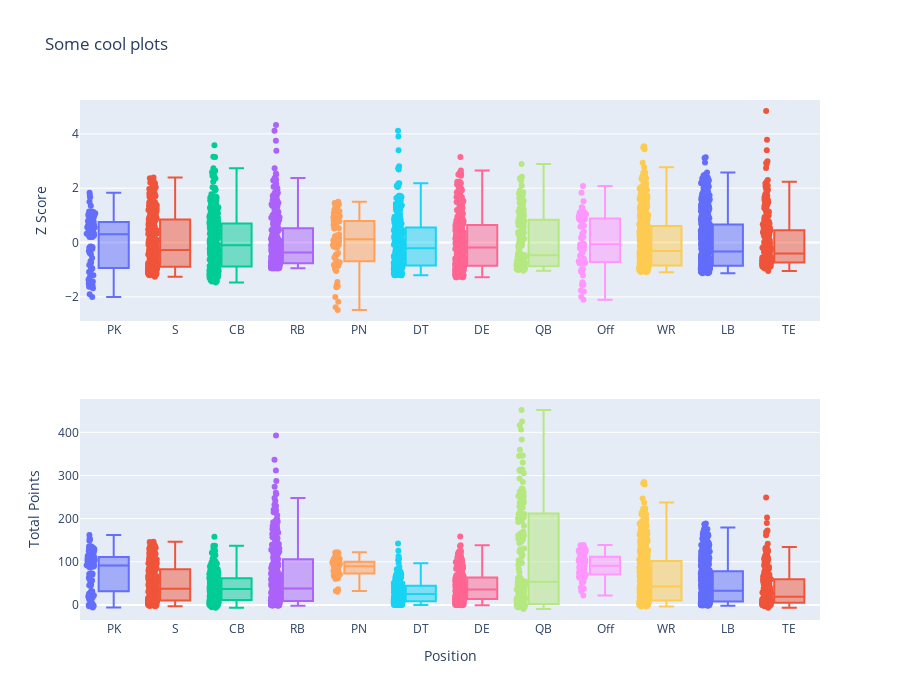

Write notebook code for a chart like this one.
### Code cell
import plotly.graph_objects as go
from plotly.subplots import make_subplots

fig = make_subplots(rows=2, cols=1, shared_xaxes=False)

# update xaxis properties
fig.update_xaxes(title_text="Position", row=2, col=1)

# update yaxis properties
fig.update_yaxes(title_text="Z Score", row=1, col=1)
fig.update_yaxes(title_text="Total Points", row=2, col=1)

n_data = len(zscores.data)
for i in range(n_data):
    b = zscores.data[i]
    b.showlegend = False
    fig.add_trace(b, row=1, col=1)

for i in range(n_data):
    b = all_points.data[i]
    b.showlegend = False
    fig.add_trace(b, row=2, col=1)
    
fig.update_layout(title_text="Some cool plots", height=700)

fig.show()

### Figure 1 — Plotly figure (JSON) as saved in the notebook; plotly's stock layout.template omitted (floating-point values rounded to 4 significant figures; data arrays with more than 128 entries replaced by an {"elided": "..."} marker saying what was removed)
{"data": [{"alignmentgroup": "True", "boxpoints": "all", "customdata": {"elided": "85x5 mixed values"}, "hovertemplate": "position=%{x}<br>foo=%{y}<br>player_name=%{customdata[0]}<br>total_points=%{customdata[1]}<br>average_points=%{customdata[2]}<br>age=%{customdata[3]}<br>experience_years=%{customdata[4]}<extra></extra>", "legendgroup": "PK", "marker": {"color": "#636efa"}, "name": "PK", "notched": false, "offsetgroup": "PK", "orientation": "v", "showlegend": false, "type": "box", "x": ["PK", "PK", "PK", "PK", "PK", "PK", "PK", "PK", "PK", "PK", "PK", "PK", "PK", "PK", "PK", "PK", "PK", "PK", "PK", "PK", "PK", "PK", "PK", "PK", "PK", "PK", "PK", "PK", "PK", "PK", "PK", "PK", "PK", "PK", "PK", "PK", "PK", "PK", "PK", "PK", "PK", "PK", "PK", "PK", "PK", "PK", "PK", "PK", "PK", "PK", "PK", "PK", "PK", "PK", "PK", "PK", "PK", "PK", "PK", "PK", "PK", "PK", "PK", "PK", "PK", "PK", "PK", "PK", "PK", "PK", "PK", "PK", "PK", "PK", "PK", "PK", "PK", "PK", "PK", "PK", "PK", "PK", "PK", "PK", "PK"], "x0": " ", "xaxis": "x", "y": [1.832, 1.749, 1.35, 1.138, 1.032, 0.9483, 0.8877, 0.8169, 0.7917, 0.7462, 0.7412, 0.625, 0.6149, 0.5543, 0.4532, 0.3977, 0.3573, 0.327, 0.3067, 0.2638, 0.2588, 0.2588, 0.2007, -0.1428, -0.1555, -0.1706, -0.1858, -0.2363, -0.5646, -0.7338, -0.8248, -0.8576, -1.201, -1.436, -1.502, -1.514, -1.603, -1.62, -1.901, -2.002, 1.669, 1.502, 1.143, 1.139, 1.133, 1.109, 1.077, 1.025, 0.9773, 0.9494, 0.8397, 0.7819, 0.6941, 0.6482, 0.6383, 0.6064, 0.5744, 0.5685, 0.5545, 0.4468, 0.4129, 0.379, 0.3371, 0.3291, 0.2294, 0.2095, 0.2055, -0.3131, -0.3849, -0.4347, -0.69, -0.9274, -0.9553, -1.005, -1.047, -1.085, -1.193, -1.292, -1.37, -1.492, -1.522, -1.558, -1.603, -1.623, -1.683], "y0": " ", "yaxis": "y"}, {"alignmentgroup": "True", "boxpoints": "all", "customdata": {"elided": "311x5 mixed values"}, "hovertemplate": "position=%{x}<br>foo=%{y}<br>player_name=%{customdata[0]}<br>total_points=%{customdata[1]}<br>average_points=%{customdata[2]}<br>age=%{customdata[3]}<br>experience_years=%{customdata[4]}<extra></extra>", "legendgroup": "S", "marker": {"color": "#EF553B"}, "name": "S", "notched": false, "offsetgroup": "S", "orientation": "v", "showlegend": false, "type": "box", "x": {"elided": "311 str values"}, "x0": " ", "xaxis": "x", "y": {"elided": "311 float values"}, "y0": " ", "yaxis": "y"}, {"alignmentgroup": "True", "boxpoints": "all", "customdata": {"elided": "415x5 mixed values"}, "hovertemplate": "position=%{x}<br>foo=%{y}<br>player_name=%{customdata[0]}<br>total_points=%{customdata[1]}<br>average_points=%{customdata[2]}<br>age=%{customdata[3]}<br>experience_years=%{customdata[4]}<extra></extra>", "legendgroup": "CB", "marker": {"color": "#00cc96"}, "name": "CB", "notched": false, "offsetgroup": "CB", "orientation": "v", "showlegend": false, "type": "box", "x": {"elided": "415 str values"}, "x0": " ", "xaxis": "x", "y": {"elided": "415 float values"}, "y0": " ", "yaxis": "y"}, {"alignmentgroup": "True", "boxpoints": "all", "customdata": {"elided": "321x5 mixed values"}, "hovertemplate": "position=%{x}<br>foo=%{y}<br>player_name=%{customdata[0]}<br>total_points=%{customdata[1]}<br>average_points=%{customdata[2]}<br>age=%{customdata[3]}<br>experience_years=%{customdata[4]}<extra></extra>", "legendgroup": "RB", "marker": {"color": "#ab63fa"}, "name": "RB", "notched": false, "offsetgroup": "RB", "orientation": "v", "showlegend": false, "type": "box", "x": {"elided": "321 str values"}, "x0": " ", "xaxis": "x", "y": {"elided": "321 float values"}, "y0": " ", "yaxis": "y"}, {"alignmentgroup": "True", "boxpoints": "all", "customdata": {"elided": "64x5 mixed values"}, "hovertemplate": "position=%{x}<br>foo=%{y}<br>player_name=%{customdata[0]}<br>total_points=%{customdata[1]}<br>average_points=%{customdata[2]}<br>age=%{customdata[3]}<br>experience_years=%{customdata[4]}<extra></extra>", "legendgroup": "PN", "marker": {"color": "#FFA15A"}, "name": "PN", "notched": false, "offsetgroup": "PN", "orientation": "v", "showlegend": false, "type": "box", "x": ["PN", "PN", "PN", "PN", "PN", "PN", "PN", "PN", "PN", "PN", "PN", "PN", "PN", "PN", "PN", "PN", "PN", "PN", "PN", "PN", "PN", "PN", "PN", "PN", "PN", "PN", "PN", "PN", "PN", "PN", "PN", "PN", "PN", "PN", "PN", "PN", "PN", "PN", "PN", "PN", "PN", "PN", "PN", "PN", "PN", "PN", "PN", "PN", "PN", "PN", "PN", "PN", "PN", "PN", "PN", "PN", "PN", "PN", "PN", "PN", "PN", "PN", "PN", "PN"], "x0": " ", "xaxis": "x", "y": [1.503, 1.458, 1.409, 1.357, 0.9702, 0.9192, 0.793, 0.7793, 0.738, 0.6502, 0.5889, 0.5201, 0.2437, 0.2219, 0.1817, 0.1594, -0.08548, -0.1262, -0.1457, -0.1778, -0.3837, -0.4479, -0.8436, -0.968, -1.045, -1.449, -1.572, -1.595, -1.646, -2.006, 1.317, 1.307, 1.215, 1.149, 1.09, 1.083, 0.9322, 0.8679, 0.8611, 0.7953, 0.7875, 0.599, 0.529, 0.2919, 0.2569, 0.1619, 0.08093, 0.03445, -0.08044, -0.08462, -0.0888, -0.1358, -0.1823, -0.4418, -0.5541, -0.6476, -0.727, -0.8016, -0.8272, -0.8638, -0.8815, -2.179, -2.383, -2.481], "y0": " ", "yaxis": "y"}, {"alignmentgroup": "True", "boxpoints": "all", "customdata": {"elided": "270x5 mixed values"}, "hovertemplate": "position=%{x}<br>foo=%{y}<br>player_name=%{customdata[0]}<br>total_points=%{customdata[1]}<br>average_points=%{customdata[2]}<br>age=%{customdata[3]}<br>experience_years=%{customdata[4]}<extra></extra>", "legendgroup": "DT", "marker": {"color": "#19d3f3"}, "name": "DT", "notched": false, "offsetgroup": "DT", "orientation": "v", "showlegend": false, "type": "box", "x": {"elided": "270 str values"}, "x0": " ", "xaxis": "x", "y": {"elided": "270 float values"}, "y0": " ", "yaxis": "y"}, {"alignmentgroup": "True", "boxpoints": "all", "customdata": {"elided": "305x5 mixed values"}, "hovertemplate": "position=%{x}<br>foo=%{y}<br>player_name=%{customdata[0]}<br>total_points=%{customdata[1]}<br>average_points=%{customdata[2]}<br>age=%{customdata[3]}<br>experience_years=%{customdata[4]}<extra></extra>", "legendgroup": "DE", "marker": {"color": "#FF6692"}, "name": "DE", "notched": false, "offsetgroup": "DE", "orientation": "v", "showlegend": false, "type": "box", "x": {"elided": "305 str values"}, "x0": " ", "xaxis": "x", "y": {"elided": "305 float values"}, "y0": " ", "yaxis": "y"}, {"alignmentgroup": "True", "boxpoints": "all", "customdata": {"elided": "151x5 mixed values"}, "hovertemplate": "position=%{x}<br>foo=%{y}<br>player_name=%{customdata[0]}<br>total_points=%{customdata[1]}<br>average_points=%{customdata[2]}<br>age=%{customdata[3]}<br>experience_years=%{customdata[4]}<extra></extra>", "legendgroup": "QB", "marker": {"color": "#B6E880"}, "name": "QB", "notched": false, "offsetgroup": "QB", "orientation": "v", "showlegend": false, "type": "box", "x": {"elided": "151 str values"}, "x0": " ", "xaxis": "x", "y": {"elided": "151 float values"}, "y0": " ", "yaxis": "y"}, {"alignmentgroup": "True", "boxpoints": "all", "customdata": {"elided": "64x5 mixed values"}, "hovertemplate": "position=%{x}<br>foo=%{y}<br>player_name=%{customdata[0]}<br>total_points=%{customdata[1]}<br>average_points=%{customdata[2]}<br>age=%{customdata[3]}<br>experience_years=%{customdata[4]}<extra></extra>", "legendgroup": "Off", "marker": {"color": "#FF97FF"}, "name": "Off", "notched": false, "offsetgroup": "Off", "orientation": "v", "showlegend": false, "type": "box", "x": ["Off", "Off", "Off", "Off", "Off", "Off", "Off", "Off", "Off", "Off", "Off", "Off", "Off", "Off", "Off", "Off", "Off", "Off", "Off", "Off", "Off", "Off", "Off", "Off", "Off", "Off", "Off", "Off", "Off", "Off", "Off", "Off", "Off", "Off", "Off", "Off", "Off", "Off", "Off", "Off", "Off", "Off", "Off", "Off", "Off", "Off", "Off", "Off", "Off", "Off", "Off", "Off", "Off", "Off", "Off", "Off", "Off", "Off", "Off", "Off", "Off", "Off", "Off", "Off"], "x0": " ", "xaxis": "x", "y": [2.084, 1.833, 1.139, 1.096, 0.9702, 0.9307, 0.8876, 0.8588, 0.8409, 0.733, 0.6144, 0.5785, 0.3952, 0.3233, 0.1796, -0.1439, -0.205, -0.2517, -0.2804, -0.3739, -0.3775, -0.5679, -0.5931, -0.6183, -0.665, -0.7512, -0.762, -0.9812, -1.463, -1.563, -1.761, -2.106, 1.522, 1.299, 1.266, 1.153, 1.104, 1.084, 1.043, 0.9097, 0.8854, 0.8773, 0.8692, 0.853, 0.7801, 0.2167, 0.1519, -0.03863, -0.05484, -0.07105, -0.217, -0.4844, -0.5939, -0.6871, -0.6911, -0.7398, -0.7722, -0.9748, -1.056, -1.092, -1.21, -1.542, -1.798, -1.992], "y0": " ", "yaxis": "y"}, {"alignmentgroup": "True", "boxpoints": "all", "customdata": {"elided": "455x5 mixed values"}, "hovertemplate": "position=%{x}<br>foo=%{y}<br>player_name=%{customdata[0]}<br>total_points=%{customdata[1]}<br>average_points=%{customdata[2]}<br>age=%{customdata[3]}<br>experience_years=%{customdata[4]}<extra></extra>", "legendgroup": "WR", "marker": {"color": "#FECB52"}, "name": "WR", "notched": false, "offsetgroup": "WR", "orientation": "v", "showlegend": false, "type": "box", "x": {"elided": "455 str values"}, "x0": " ", "xaxis": "x", "y": {"elided": "455 float values"}, "y0": " ", "yaxis": "y"}, {"alignmentgroup": "True", "boxpoints": "all", "customdata": {"elided": "493x5 mixed values"}, "hovertemplate": "position=%{x}<br>foo=%{y}<br>player_name=%{customdata[0]}<br>total_points=%{customdata[1]}<br>average_points=%{customdata[2]}<br>age=%{customdata[3]}<br>experience_years=%{customdata[4]}<extra></extra>", "legendgroup": "LB", "marker": {"color": "#636efa"}, "name": "LB", "notched": false, "offsetgroup": "LB", "orientation": "v", "showlegend": false, "type": "box", "x": {"elided": "493 str values"}, "x0": " ", "xaxis": "x", "y": {"elided": "493 float values"}, "y0": " ", "yaxis": "y"}, {"alignmentgroup": "True", "boxpoints": "all", "customdata": {"elided": "244x5 mixed values"}, "hovertemplate": "position=%{x}<br>foo=%{y}<br>player_name=%{customdata[0]}<br>total_points=%{customdata[1]}<br>average_points=%{customdata[2]}<br>age=%{customdata[3]}<br>experience_years=%{customdata[4]}<extra></extra>", "legendgroup": "TE", "marker": {"color": "#EF553B"}, "name": "TE", "notched": false, "offsetgroup": "TE", "orientation": "v", "showlegend": false, "type": "box", "x": {"elided": "244 str values"}, "x0": " ", "xaxis": "x", "y": {"elided": "244 float values"}, "y0": " ", "yaxis": "y"}, {"alignmentgroup": "True", "boxpoints": "all", "customdata": {"elided": "85x5 mixed values"}, "hovertemplate": "position=%{x}<br>total_points=%{y}<br>player_name=%{customdata[0]}<br>foo2=%{customdata[1]}<br>average_points=%{customdata[2]}<br>age=%{customdata[3]}<br>experience_years=%{customdata[4]}<extra></extra>", "legendgroup": "PK", "marker": {"color": "#636efa"}, "name": "PK", "notched": false, "offsetgroup": "PK", "orientation": "v", "showlegend": false, "type": "box", "x": ["PK", "PK", "PK", "PK", "PK", "PK", "PK", "PK", "PK", "PK", "PK", "PK", "PK", "PK", "PK", "PK", "PK", "PK", "PK", "PK", "PK", "PK", "PK", "PK", "PK", "PK", "PK", "PK", "PK", "PK", "PK", "PK", "PK", "PK", "PK", "PK", "PK", "PK", "PK", "PK", "PK", "PK", "PK", "PK", "PK", "PK", "PK", "PK", "PK", "PK", "PK", "PK", "PK", "PK", "PK", "PK", "PK", "PK", "PK", "PK", "PK", "PK", "PK", "PK", "PK", "PK", "PK", "PK", "PK", "PK", "PK", "PK", "PK", "PK", "PK", "PK", "PK", "PK", "PK", "PK", "PK", "PK", "PK", "PK", "PK"], "x0": " ", "xaxis": "x2", "y": [151.8, 148.5, 132.7, 124.3, 120.1, 116.8, 114.4, 111.6, 110.6, 108.8, 108.6, 104, 103.6, 101.2, 97.2, 95, 93.4, 92.2, 91.4, 89.7, 89.5, 89.5, 87.2, 73.6, 73.1, 72.5, 71.9, 69.9, 56.9, 50.2, 46.6, 45.3, 31.7, 22.4, 19.8, 19.3, 15.8, 15.1, 4, 0, 162.1, 153.7, 135.7, 135.5, 135.2, 134, 132.4, 129.8, 127.4, 126, 120.5, 117.6, 113.2, 110.9, 110.4, 108.8, 107.2, 106.9, 106.2, 100.8, 99.1, 97.4, 95.3, 94.9, 89.9, 88.9, 88.7, 62.7, 59.1, 56.6, 43.8, 31.9, 30.5, 28, 25.9, 24, 18.6, 13.6, 9.7, 3.6, 2.1, 0.3, -2, -3, -6], "y0": " ", "yaxis": "y2"}, {"alignmentgroup": "True", "boxpoints": "all", "customdata": {"elided": "311x5 mixed values"}, "hovertemplate": "position=%{x}<br>total_points=%{y}<br>player_name=%{customdata[0]}<br>foo2=%{customdata[1]}<br>average_points=%{customdata[2]}<br>age=%{customdata[3]}<br>experience_years=%{customdata[4]}<extra></extra>", "legendgroup": "S", "marker": {"color": "#EF553B"}, "name": "S", "notched": false, "offsetgroup": "S", "orientation": "v", "showlegend": false, "type": "box", "x": {"elided": "311 str values"}, "x0": " ", "xaxis": "x2", "y": {"elided": "311 float values"}, "y0": " ", "yaxis": "y2"}, {"alignmentgroup": "True", "boxpoints": "all", "customdata": {"elided": "415x5 mixed values"}, "hovertemplate": "position=%{x}<br>total_points=%{y}<br>player_name=%{customdata[0]}<br>foo2=%{customdata[1]}<br>average_points=%{customdata[2]}<br>age=%{customdata[3]}<br>experience_years=%{customdata[4]}<extra></extra>", "legendgroup": "CB", "marker": {"color": "#00cc96"}, "name": "CB", "notched": false, "offsetgroup": "CB", "orientation": "v", "showlegend": false, "type": "box", "x": {"elided": "415 str values"}, "x0": " ", "xaxis": "x2", "y": {"elided": "415 float values"}, "y0": " ", "yaxis": "y2"}, {"alignmentgroup": "True", "boxpoints": "all", "customdata": {"elided": "321x5 mixed values"}, "hovertemplate": "position=%{x}<br>total_points=%{y}<br>player_name=%{customdata[0]}<br>foo2=%{customdata[1]}<br>average_points=%{customdata[2]}<br>age=%{customdata[3]}<br>experience_years=%{customdata[4]}<extra></extra>", "legendgroup": "RB", "marker": {"color": "#ab63fa"}, "name": "RB", "notched": false, "offsetgroup": "RB", "orientation": "v", "showlegend": false, "type": "box", "x": {"elided": "321 str values"}, "x0": " ", "xaxis": "x2", "y": {"elided": "321 float values"}, "y0": " ", "yaxis": "y2"}, {"alignmentgroup": "True", "boxpoints": "all", "customdata": {"elided": "64x5 mixed values"}, "hovertemplate": "position=%{x}<br>total_points=%{y}<br>player_name=%{customdata[0]}<br>foo2=%{customdata[1]}<br>average_points=%{customdata[2]}<br>age=%{customdata[3]}<br>experience_years=%{customdata[4]}<extra></extra>", "legendgroup": "PN", "marker": {"color": "#FFA15A"}, "name": "PN", "notched": false, "offsetgroup": "PN", "orientation": "v", "showlegend": false, "type": "box", "x": ["PN", "PN", "PN", "PN", "PN", "PN", "PN", "PN", "PN", "PN", "PN", "PN", "PN", "PN", "PN", "PN", "PN", "PN", "PN", "PN", "PN", "PN", "PN", "PN", "PN", "PN", "PN", "PN", "PN", "PN", "PN", "PN", "PN", "PN", "PN", "PN", "PN", "PN", "PN", "PN", "PN", "PN", "PN", "PN", "PN", "PN", "PN", "PN", "PN", "PN", "PN", "PN", "PN", "PN", "PN", "PN", "PN", "PN", "PN", "PN", "PN", "PN", "PN", "PN"], "x0": " ", "xaxis": "x2", "y": [122.1, 121.3, 120.5, 119.5, 112.8, 111.9, 109.7, 109.5, 108.8, 107.2, 106.2, 105.0, 100.1, 99.76, 99.06, 98.67, 94.4, 93.69, 93.35, 92.79, 89.2, 88.08, 81.18, 79.01, 77.66, 70.62, 68.47, 68.08, 67.18, 60.91, 103.3, 103.1, 101.3, 100.1, 98.96, 98.81, 95.93, 94.7, 94.57, 93.31, 93.16, 89.55, 88.21, 83.67, 83, 81.18, 79.63, 78.74, 76.54, 76.46, 76.38, 75.48, 74.59, 69.62, 67.47, 65.68, 64.16, 62.73, 62.24, 61.54, 61.2, 36.35, 32.44, 30.58], "y0": " ", "yaxis": "y2"}, {"alignmentgroup": "True", "boxpoints": "all", "customdata": {"elided": "270x5 mixed values"}, "hovertemplate": "position=%{x}<br>total_points=%{y}<br>player_name=%{customdata[0]}<br>foo2=%{customdata[1]}<br>average_points=%{customdata[2]}<br>age=%{customdata[3]}<br>experience_years=%{customdata[4]}<extra></extra>", "legendgroup": "DT", "marker": {"color": "#19d3f3"}, "name": "DT", "notched": false, "offsetgroup": "DT", "orientation": "v", "showlegend": false, "type": "box", "x": {"elided": "270 str values"}, "x0": " ", "xaxis": "x2", "y": {"elided": "270 float values"}, "y0": " ", "yaxis": "y2"}, {"alignmentgroup": "True", "boxpoints": "all", "customdata": {"elided": "305x5 mixed values"}, "hovertemplate": "position=%{x}<br>total_points=%{y}<br>player_name=%{customdata[0]}<br>foo2=%{customdata[1]}<br>average_points=%{customdata[2]}<br>age=%{customdata[3]}<br>experience_years=%{customdata[4]}<extra></extra>", "legendgroup": "DE", "marker": {"color": "#FF6692"}, "name": "DE", "notched": false, "offsetgroup": "DE", "orientation": "v", "showlegend": false, "type": "box", "x": {"elided": "305 str values"}, "x0": " ", "xaxis": "x2", "y": {"elided": "305 float values"}, "y0": " ", "yaxis": "y2"}, {"alignmentgroup": "True", "boxpoints": "all", "customdata": {"elided": "151x5 mixed values"}, "hovertemplate": "position=%{x}<br>total_points=%{y}<br>player_name=%{customdata[0]}<br>foo2=%{customdata[1]}<br>average_points=%{customdata[2]}<br>age=%{customdata[3]}<br>experience_years=%{customdata[4]}<extra></extra>", "legendgroup": "QB", "marker": {"color": "#B6E880"}, "name": "QB", "notched": false, "offsetgroup": "QB", "orientation": "v", "showlegend": false, "type": "box", "x": {"elided": "151 str values"}, "x0": " ", "xaxis": "x2", "y": {"elided": "151 float values"}, "y0": " ", "yaxis": "y2"}, {"alignmentgroup": "True", "boxpoints": "all", "customdata": {"elided": "64x5 mixed values"}, "hovertemplate": "position=%{x}<br>total_points=%{y}<br>player_name=%{customdata[0]}<br>foo2=%{customdata[1]}<br>average_points=%{customdata[2]}<br>age=%{customdata[3]}<br>experience_years=%{customdata[4]}<extra></extra>", "legendgroup": "Off", "marker": {"color": "#FF97FF"}, "name": "Off", "notched": false, "offsetgroup": "Off", "orientation": "v", "showlegend": false, "type": "box", "x": ["Off", "Off", "Off", "Off", "Off", "Off", "Off", "Off", "Off", "Off", "Off", "Off", "Off", "Off", "Off", "Off", "Off", "Off", "Off", "Off", "Off", "Off", "Off", "Off", "Off", "Off", "Off", "Off", "Off", "Off", "Off", "Off", "Off", "Off", "Off", "Off", "Off", "Off", "Off", "Off", "Off", "Off", "Off", "Off", "Off", "Off", "Off", "Off", "Off", "Off", "Off", "Off", "Off", "Off", "Off", "Off", "Off", "Off", "Off", "Off", "Off", "Off", "Off", "Off"], "x0": " ", "xaxis": "x2", "y": [138.7, 131.7, 112.4, 111.2, 107.7, 106.6, 105.4, 104.6, 104.1, 101.1, 97.8, 96.8, 91.7, 89.7, 85.7, 76.7, 75, 73.7, 72.9, 70.3, 70.2, 64.9, 64.2, 63.5, 62.2, 59.8, 59.5, 53.4, 40, 37.2, 31.7, 22.1, 138.1, 132.6, 131.8, 129, 127.8, 127.3, 126.3, 123, 122.4, 122.2, 122, 121.6, 119.8, 105.9, 104.3, 99.6, 99.2, 98.8, 95.2, 88.6, 85.9, 83.6, 83.5, 82.3, 81.5, 76.5, 74.5, 73.6, 70.7, 62.5, 56.2, 51.4], "y0": " ", "yaxis": "y2"}, {"alignmentgroup": "True", "boxpoints": "all", "customdata": {"elided": "455x5 mixed values"}, "hovertemplate": "position=%{x}<br>total_points=%{y}<br>player_name=%{customdata[0]}<br>foo2=%{customdata[1]}<br>average_points=%{customdata[2]}<br>age=%{customdata[3]}<br>experience_years=%{customdata[4]}<extra></extra>", "legendgroup": "WR", "marker": {"color": "#FECB52"}, "name": "WR", "notched": false, "offsetgroup": "WR", "orientation": "v", "showlegend": false, "type": "box", "x": {"elided": "455 str values"}, "x0": " ", "xaxis": "x2", "y": {"elided": "455 float values"}, "y0": " ", "yaxis": "y2"}, {"alignmentgroup": "True", "boxpoints": "all", "customdata": {"elided": "493x5 mixed values"}, "hovertemplate": "position=%{x}<br>total_points=%{y}<br>player_name=%{customdata[0]}<br>foo2=%{customdata[1]}<br>average_points=%{customdata[2]}<br>age=%{customdata[3]}<br>experience_years=%{customdata[4]}<extra></extra>", "legendgroup": "LB", "marker": {"color": "#636efa"}, "name": "LB", "notched": false, "offsetgroup": "LB", "orientation": "v", "showlegend": false, "type": "box", "x": {"elided": "493 str values"}, "x0": " ", "xaxis": "x2", "y": {"elided": "493 float values"}, "y0": " ", "yaxis": "y2"}, {"alignmentgroup": "True", "boxpoints": "all", "customdata": {"elided": "244x5 mixed values"}, "hovertemplate": "position=%{x}<br>total_points=%{y}<br>player_name=%{customdata[0]}<br>foo2=%{customdata[1]}<br>average_points=%{customdata[2]}<br>age=%{customdata[3]}<br>experience_years=%{customdata[4]}<extra></extra>", "legendgroup": "TE", "marker": {"color": "#EF553B"}, "name": "TE", "notched": false, "offsetgroup": "TE", "orientation": "v", "showlegend": false, "type": "box", "x": {"elided": "244 str values"}, "x0": " ", "xaxis": "x2", "y": {"elided": "244 float values"}, "y0": " ", "yaxis": "y2"}], "layout": {"height": 700, "title": {"text": "Some cool plots"}, "xaxis": {"anchor": "y", "domain": [0, 1]}, "xaxis2": {"anchor": "y2", "domain": [0, 1], "title": {"text": "Position"}}, "yaxis": {"anchor": "x", "domain": [0.575, 1], "title": {"text": "Z Score"}}, "yaxis2": {"anchor": "x2", "domain": [0, 0.425], "title": {"text": "Total Points"}}}}
